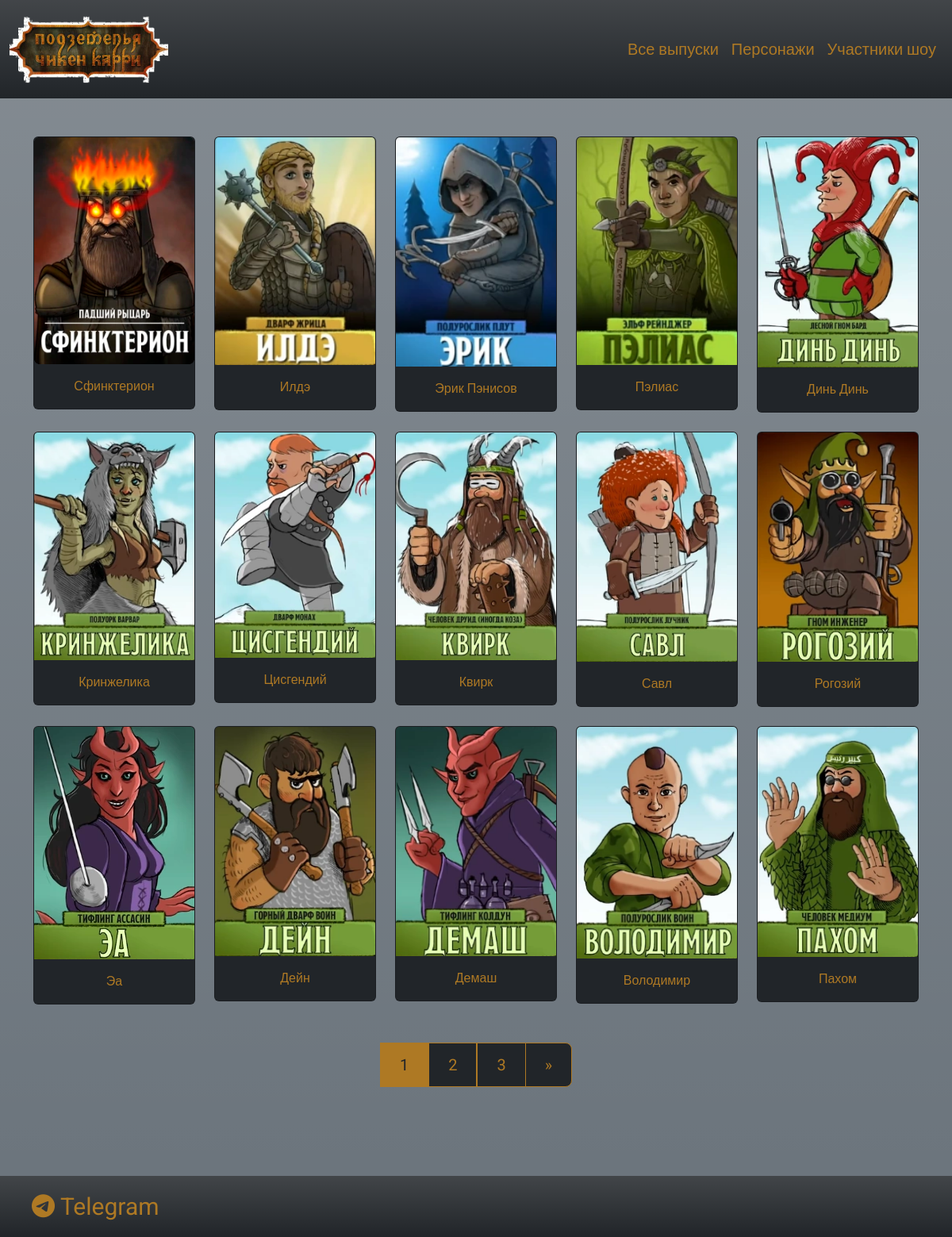
/personages/, run on the app's committed database.
### mysite/models.py (models this page shows)
class Personage(models.Model):
    name = models.CharField(max_length=30, blank=False, null=True, verbose_name='Имя персонажа')
    race = models.ForeignKey('Race', blank=True, null=True, on_delete=models.CASCADE, verbose_name='Раса')
    description = models.TextField(blank=False, null=True, verbose_name='Описание')
    power = models.IntegerField(blank=False, null=True, verbose_name='Сила')
    dexterity = models.IntegerField(blank=False, null=True, verbose_name='Ловкость')
    endurance = models.IntegerField(blank=False, null=True, verbose_name='Выносливость')
    wisdom = models.IntegerField(blank=False, null=True, verbose_name='Мудрость')
    intellect = models.IntegerField(blank=False, null=True, verbose_name='Интеллект')
    charisma = models.IntegerField(blank=False, null=True, verbose_name='Харизма')
    gamer = models.ForeignKey('Gamer', blank=True, null=True, on_delete=models.CASCADE, verbose_name='Игрок',
                              related_name='personages_list')
    image = models.ImageField(upload_to='personages', blank=True, null=True, verbose_name='Изображение персонажа')
    def __str__(self):
        return self.name

### mysite/views.py (the view)
# urls.py: path("personages/", PersonageListView.as_view(), name="personages"),
class PersonageListView(ListView):
    model = Personage
    paginate_by = 15
    allow_empty = False
    template_name = 'personages.html'

### mysite/templates/personages.html (shortened to what this page needs)
{% extends 'base.html' %}
{% load static %}
{% block content %}
     <div class="container">
        <div class="row row-cols-1 row-cols-sm-2 row-cols-md-3 row-cols-lg-4 row-cols-xl-5 g-4">
            {% for object in object_list %}
            <div class="col">
                <div class="card bg-dark" style="color:#ae7924">
                    <img src="{{ object.image.url }}" class="card-img-top " alt="{{ object.name }}">
                    <div class="card-body text-center">
                        <a href="/personages/{{object.pk}}" class="card-title text-decoration-none">{{object}}</a>
                    </div>
                </div>
            </div>
            {% endfor %}
        </div>
    </div>
     {% if page_obj.has_other_pages %}
        <nav aria-label="Page navigation example">
            <ul class="pagination pagination-lg justify-content-center pb-5 mt-5">
                {% for p in page_obj.paginator.page_range %}
                    {% if page_obj.number == p %}
                        <li class="page-link active link-dark" style="background-color: #ae7924; border-color: #ae7924;" > {{ p }}</li>
                    {% elif p >= page_obj.number|add:-2 and p <= page_obj.number|add:2  %}
                        <li class="page-num">
                            <a class="page-link  bg-dark" style="color: #ae7924; border-color: #ae7924;" href="?page={{ p }}" >{{ p }} </a>
                        </li>
                    {% endif %}
                {% endfor %}
                {% if page_obj.has_next %}
                    <li class="page-item">
                        <a class="page-link bg-dark" style="color: #ae7924; border-color: #ae7924;" href="?page={{ page_obj.next_page_number }}" aria-label="Next"><span aria-hidden="true">&raquo;</span></a>
                    </li>
                {% endif %}
            </ul>
        </nav>
    {% endif %}
{% endblock %}

### static/css/style.css (style rules this page uses)
* { font-family: "Roboto", sans-serif; }
img { max-width: 100%; height: auto; }
.card-title { color: #ae7924; }

### data on the page
Personage: image (picture), name "Сфинктерион"
Personage: image (picture), name "Илдэ"
Personage: image (picture), name "Эрик Пэнисов"
Personage: image (picture), name "Пэлиас"
Personage: image (picture), name "Динь Динь"
Personage: image (picture), name "Кринжелика"
Personage: image (picture), name "Цисгендий"
Personage: image (picture), name "Квирк"
Personage: image (picture), name "Савл"
Personage: image (picture), name "Рогозий"
Personage: image (picture), name "Эа"
Personage: image (picture), name "Дейн"
Personage: image (picture), name "Демаш"
Personage: image (picture), name "Володимир"
Personage: image (picture), name "Пахом"

### other printed values
{{ p }} "1"
{{ p }} "2" "3"
